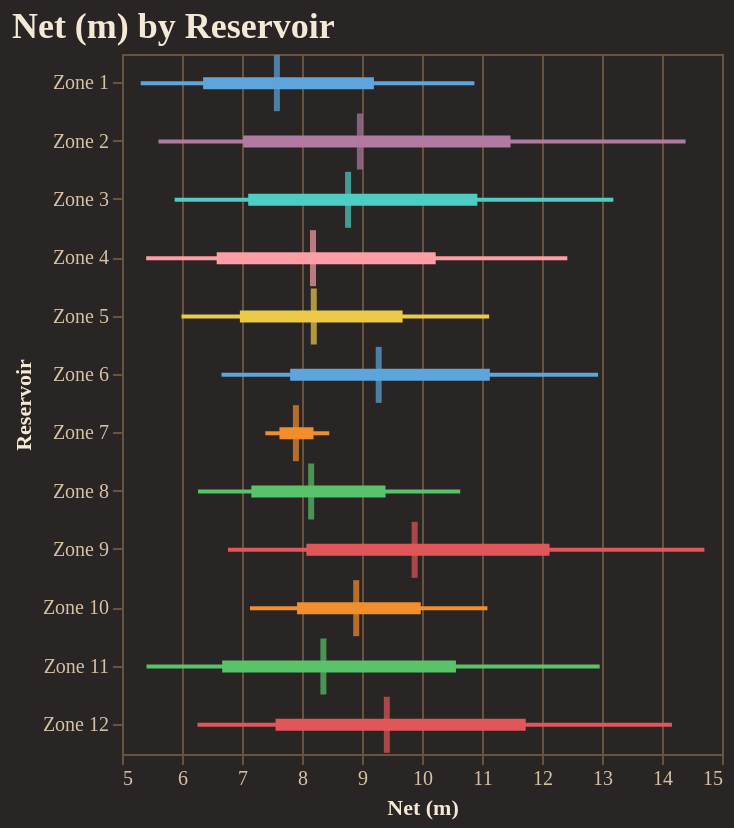

The code cell stored with this chart in its notebook:
### Code cell
fig = reporter.plotter.forest_plot(
    "Net (m)", 
    backend=PLOTTING_BACKEND
)
fig.show()

### Figure 1 — Vega-Lite specification as saved in the notebook (floating-point values rounded to 4 significant figures)
{"config": {"background": "#292524", "view": {"fill": "#292524", "stroke": "#665340"}, "title": {"color": "#f4e9d7", "font": "Merriweather", "fontSize": 18, "fontWeight": 600, "subtitleColor": "#d5c2a6", "anchor": "start"}, "axis": {"domainColor": "#665340", "gridColor": "#665340", "tickColor": "#665340", "labelColor": "#d5c2a6", "titleColor": "#f4e9d7", "labelFont": "Merriweather", "titleFont": "Merriweather"}, "legend": {"titleColor": "#f4e9d7", "labelColor": "#d5c2a6", "labelFont": "Merriweather", "titleFont": "Merriweather", "orient": "top-right", "symbolType": "circle"}, "header": {"labelColor": "#d5c2a6", "titleColor": "#f4e9d7", "labelFont": "Merriweather", "titleFont": "Merriweather"}, "mark": {"color": "#c78d3b"}, "line": {"color": "#c78d3b"}, "bar": {"color": "#c78d3b"}, "point": {"color": "#ddb06d"}, "area": {"color": "#c78d3b", "opacity": 0.35}, "text": {"color": "#f4e9d7", "font": "Merriweather"}, "range": {"category": ["#5DA5DA", "#F28E2B", "#59C36A", "#E15759", "#B07AA1", "#4ECDC4", "#FF9DA7", "#EDC948"]}}, "layer": [{"mark": {"type": "rule", "strokeWidth": 2}, "encoding": {"color": {"field": "group", "legend": null, "type": "nominal"}, "x": {"field": "p10", "scale": {"zero": false}, "title": "Net (m)", "type": "quantitative"}, "x2": {"field": "p90"}, "y": {"field": "group", "sort": ["Zone 1", "Zone 2", "Zone 3", "Zone 4", "Zone 5", "Zone 6", "Zone 7", "Zone 8", "Zone 9", "Zone 10", "Zone 11", "Zone 12"], "title": "Reservoir", "type": "nominal"}}}, {"mark": {"type": "rule", "strokeWidth": 6}, "encoding": {"color": {"field": "group", "legend": null, "type": "nominal"}, "x": {"field": "p25", "scale": {"zero": false}, "title": "Net (m)", "type": "quantitative"}, "x2": {"field": "p75"}, "y": {"field": "group", "sort": ["Zone 1", "Zone 2", "Zone 3", "Zone 4", "Zone 5", "Zone 6", "Zone 7", "Zone 8", "Zone 9", "Zone 10", "Zone 11", "Zone 12"], "title": "Reservoir", "type": "nominal"}}}, {"mark": {"type": "tick", "color": "black", "size": 28, "thickness": 3}, "encoding": {"color": {"field": "group", "legend": null, "type": "nominal"}, "tooltip": [{"field": "group", "title": "Group", "type": "nominal"}, {"field": "p10", "title": "P10", "type": "quantitative"}, {"field": "p25", "title": "P25", "type": "quantitative"}, {"field": "median", "title": "Median", "type": "quantitative"}, {"field": "p75", "title": "P75", "type": "quantitative"}, {"field": "p90", "title": "P90", "type": "quantitative"}], "x": {"field": "median", "scale": {"zero": false}, "title": "Net (m)", "type": "quantitative"}, "y": {"field": "group", "sort": ["Zone 1", "Zone 2", "Zone 3", "Zone 4", "Zone 5", "Zone 6", "Zone 7", "Zone 8", "Zone 9", "Zone 10", "Zone 11", "Zone 12"], "title": "Reservoir", "type": "nominal"}}}], "data": {"name": "data-63f47a720f453dda99c9f34fce7c3563"}, "height": 350, "title": "Net (m) by Reservoir", "width": "container", "$schema": "https://vega.github.io/schema/vega-lite/v5.20.1.json", "datasets": {"data-63f47a720f453dda99c9f34fce7c3563": [{"group": "Zone 1", "p10": 5.312, "p25": 6.352, "median": 7.582, "p75": 9.199, "p90": 10.87}, {"group": "Zone 2", "p10": 5.608, "p25": 7.019, "median": 8.965, "p75": 11.48, "p90": 14.39}, {"group": "Zone 3", "p10": 5.878, "p25": 7.103, "median": 8.768, "p75": 10.92, "p90": 13.19}, {"group": "Zone 4", "p10": 5.403, "p25": 6.578, "median": 8.183, "p75": 10.23, "p90": 12.42}, {"group": "Zone 5", "p10": 5.991, "p25": 6.965, "median": 8.196, "p75": 9.677, "p90": 11.12}, {"group": "Zone 6", "p10": 6.659, "p25": 7.803, "median": 9.279, "p75": 11.13, "p90": 12.93}, {"group": "Zone 7", "p10": 7.389, "p25": 7.624, "median": 7.899, "p75": 8.192, "p90": 8.455}, {"group": "Zone 8", "p10": 6.267, "p25": 7.156, "median": 8.153, "p75": 9.392, "p90": 10.64}, {"group": "Zone 9", "p10": 6.766, "p25": 8.073, "median": 9.878, "p75": 12.12, "p90": 14.71}, {"group": "Zone 10", "p10": 7.133, "p25": 7.917, "median": 8.903, "p75": 9.979, "p90": 11.09}, {"group": "Zone 11", "p10": 5.408, "p25": 6.67, "median": 8.356, "p75": 10.57, "p90": 12.96}, {"group": "Zone 12", "p10": 6.258, "p25": 7.559, "median": 9.414, "p75": 11.73, "p90": 14.17}]}}
